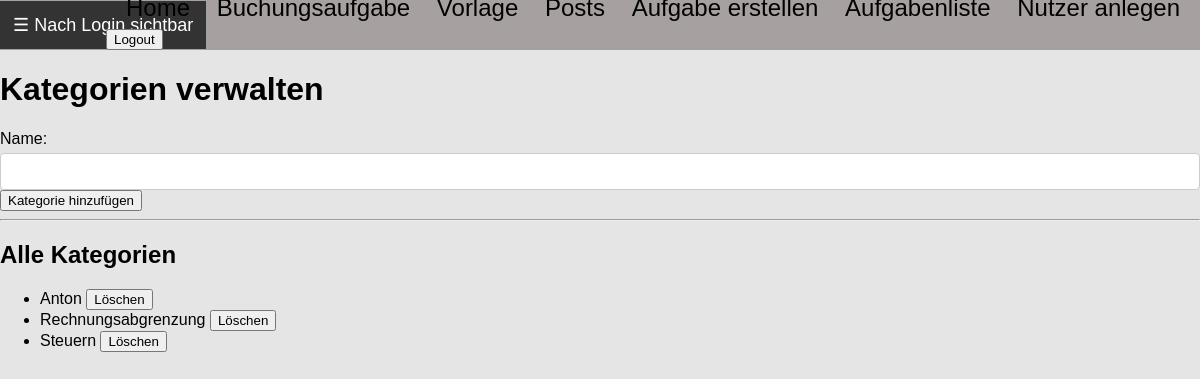
/posts/neue-kategorie/ (signed in), run on an earlier commit of the app's database.
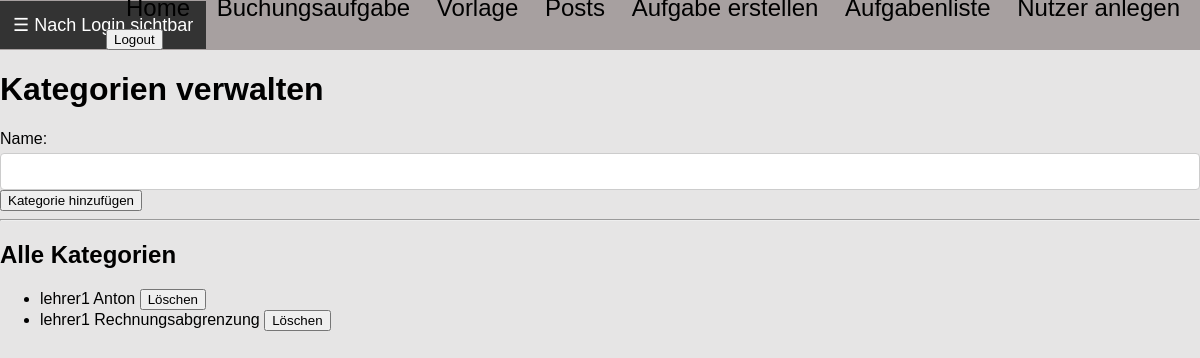
And on a later commit of the database.
### posts/models.py (models this page shows, shortened)
class Kategorie(models.Model):
    name = models.CharField(max_length=100, unique=True)
    author = models.ForeignKey(settings.AUTH_USER_MODEL, on_delete=models.CASCADE, limit_choices_to={'role': 'teacher'})

### posts/views.py (the view)
    def _wrapped_view_func(request, *args, **kwargs):
        if request.user.is_authenticated and request.user.role == 'teacher':
            return view_func(request, *args, **kwargs)
        else:
            return HttpResponse(f'Fehlende Berechtigung <br><a href="{reverse("index")}">Zurück zur Startseite</a>')

### posts/forms.py
class KategorieForm(forms.ModelForm):
    class Meta:
        model = Kategorie
        fields = ['name']

### posts/views.py (called while the page is built)
def lehrkraft_required(view_func):
    def _wrapped_view_func(request, *args, **kwargs):
        if request.user.is_authenticated and request.user.role == 'teacher':
            return view_func(request, *args, **kwargs)
        else:
            return HttpResponse(f'Fehlende Berechtigung <br><a href="{reverse("index")}">Zurück zur Startseite</a>')
    return _wrapped_view_func

@login_required(login_url="/users/login/")
@lehrkraft_required
def neue_kategorie(request):
    if request.method == 'POST':
        return handle_kategorie_post(request)
    else:
        return render_kategorie_form(request)

def render_kategorie_form(request):
    form = KategorieForm()
    kategorien = Kategorie.objects.filter(author=request.user)
    return render(request, 'posts/neue_kategorie.html', {'form': form, 'kategorien': kategorien})

### posts/templates/posts/neue_kategorie.html (shortened to what this page needs)
{% extends 'vorlage.html' %}
{% block content %}
<h1>Kategorien verwalten</h1>
<form method="POST">
    {{ form.name.label_tag }} {{ form.name }}<br>
    <button type="submit">Kategorie hinzufügen</button>
</form>
<hr>
<h2>Alle Kategorien</h2>
<ul>
    {% for kategorie in kategorien %}
        <li>
            {{ kategorie.name }}
            <form action="{% url 'posts:kategorie_loeschen' kategorie.id %}" method="POST" style="display:inline;">
                <button type="submit" onclick="return confirm('Willst du diese Kategorie wirklich löschen?');">Löschen</button>
            </form>
        </li>
    {% endfor %}
</ul>
{% endblock %}

What changed in the data, as far as the page shows it:
no longer on this page (row edited): Kategorie: name "Steuern"
changed Kategorie: name "Anton" → "lehrer1 Anton"
changed Kategorie: name "Rechnungsabgrenzung" → "lehrer1 Rechnungsabgrenzung"
